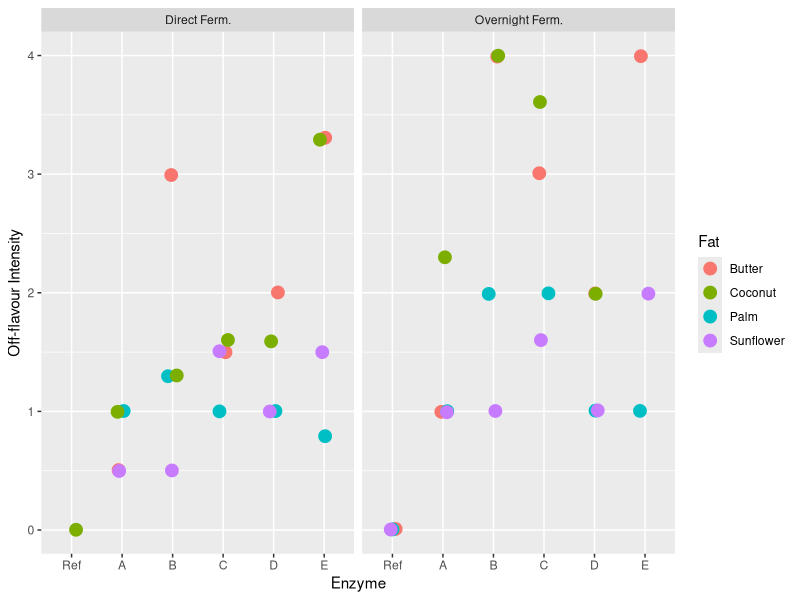
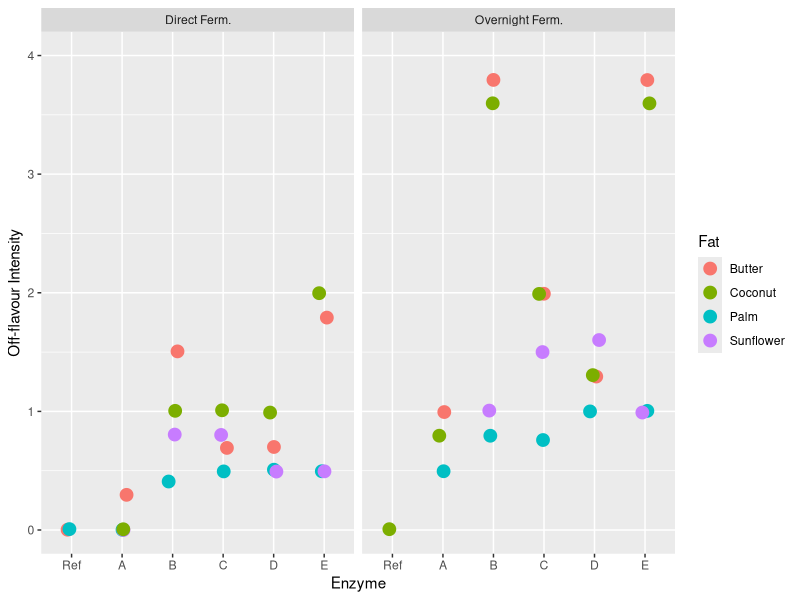
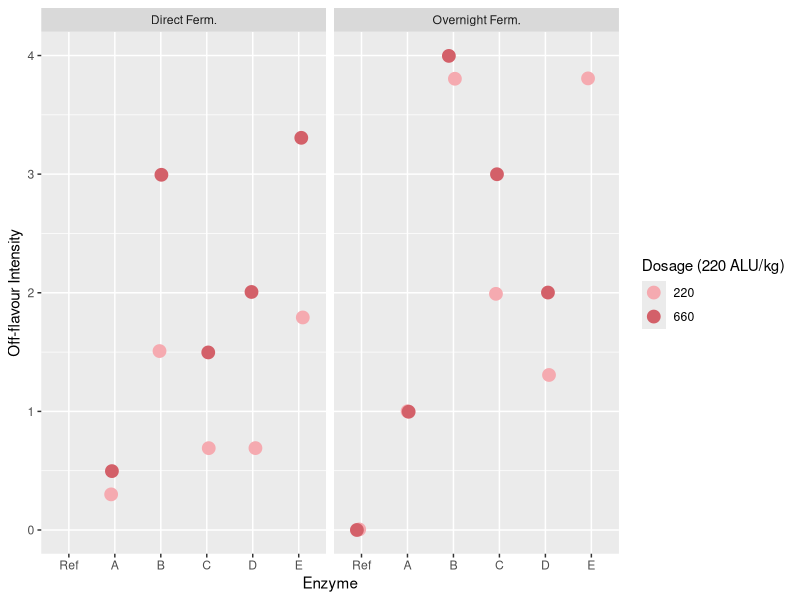
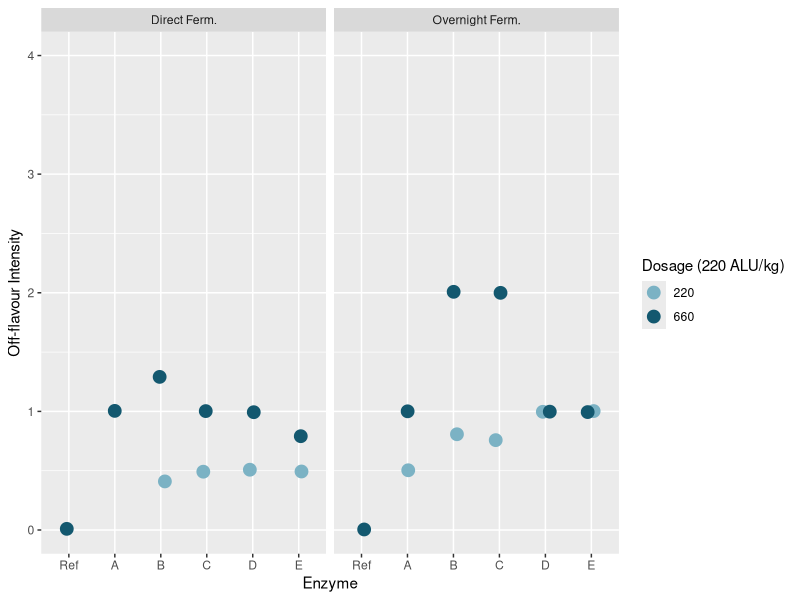
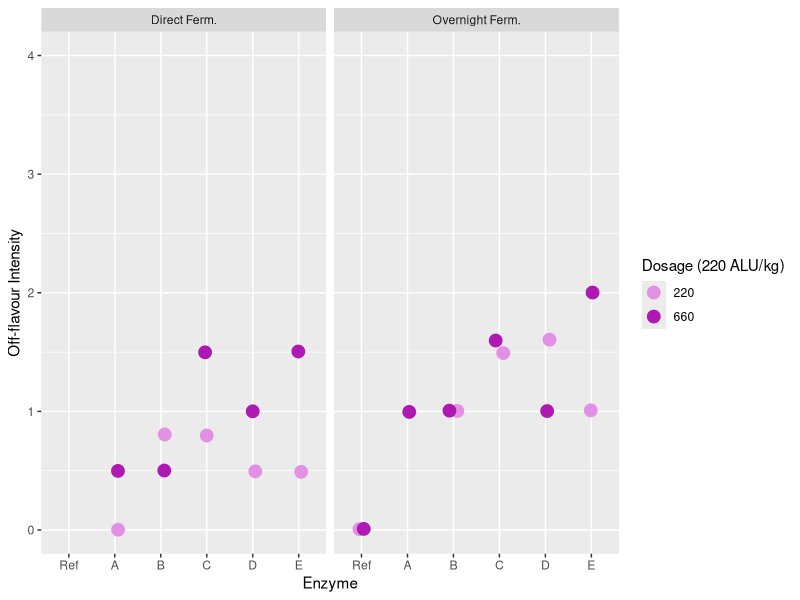
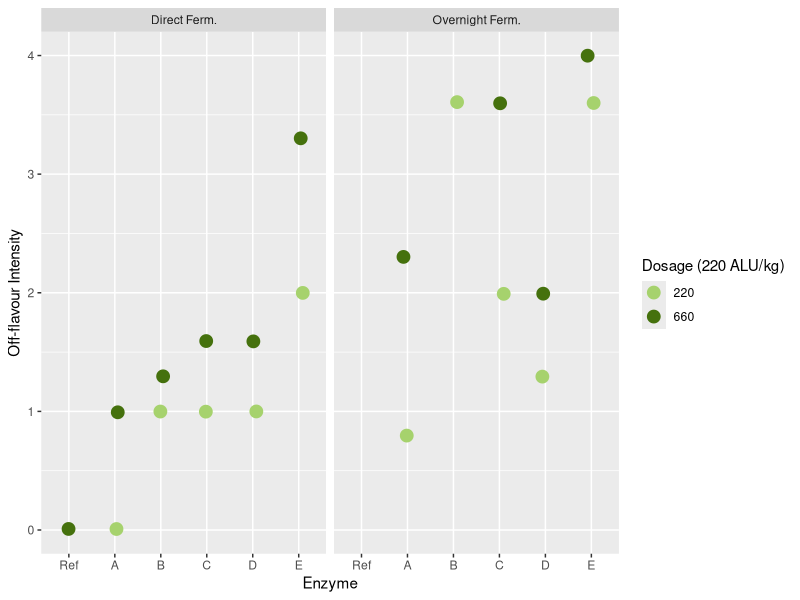

These charts were generated, in order, by the following R code: (Note: this script raises an error after producing the figures.)
#######Library##############
getwd()
library(readxl)
library(readr)
library(ggplot2)
library(tidyr)
library(tidyverse)
library(ggpubr)
library(purrr)

######Import Data frame (Excel)#######
Off_flavour_Data <- read_excel("Off_flavour_Data.xlsx")
Off_flavour_Data <- select(Off_flavour_Data, Enzyme, Fat, Dosage, Fermentation, Intensity_mean)

#strings
Off_flavour_Data$Enzyme <- as.factor(Off_flavour_Data$Enzyme)
Off_flavour_Data$Fat <- as.factor(Off_flavour_Data$Fat)
Off_flavour_Data$Fermentation <- as.factor(Off_flavour_Data$Fermentation)
Off_flavour_Data$Intensity_mean <- as.numeric(Off_flavour_Data$Intensity_mean)
Off_flavour_Data$Dosage <- as.factor(Off_flavour_Data$Dosage)


######Data Visualization (1)#######

###660
Off_flavour_660 <- Off_flavour_Data %>% filter(Dosage == 660) 
ggplot(Off_flavour_660, aes(x=Enzyme, y=Intensity_mean, colour=Fat))+        
  geom_point(position=position_jitter(h=0.01, w=0.1), size = 4)+
  ylab("Off-flavour Intensity")+
  facet_grid(cols = vars(Fermentation))+
  theme(plot.title = element_text(hjust = 0.5))+
  scale_x_discrete(limits=c("Ref","A","B","C","D","E"))+
  ylim(0,4)


###220
Off_flavour_220 <- Off_flavour_Data %>% filter(Dosage == 220)
ggplot(Off_flavour_220, aes(x=Enzyme, y=Intensity_mean, colour=Fat))+
  geom_point(position=position_jitter(h=0.01, w=0.1), size = 4)+
  ylab("Off-flavour Intensity")+
  facet_grid(cols = vars(Fermentation))+
  theme(plot.title = element_text(hjust = 0.5))+
  scale_x_discrete(limits=c("Ref","A","B","C","D","E"))+
  ylim(0,4)



######Data Visualization (2)#######

###BUTTER
Off_flavour_Butter <- Off_flavour_Data %>% filter(Fat == "Butter")
ggplot(Off_flavour_Butter, aes(x=Enzyme, y=Intensity_mean, colour=Dosage))+
  geom_point(position=position_jitter(h=0.01, w=0.1), size = 4)+
  facet_grid(cols = vars(Fermentation))+
  scale_colour_manual(values=c("#F5AAB0","#D36069"))+ 
  ylab("Off-flavour Intensity")+
  labs(colour = "Dosage (220 ALU/kg)")+
  theme(plot.title = element_text(hjust = 0.5))+
  scale_x_discrete(limits=c("Ref","A","B","C","D","E"))+
  ylim(0,4)

###Palm
Off_flavour_Palm <- Off_flavour_Data %>% filter(Fat == "Palm")
ggplot(Off_flavour_Palm, aes(x=Enzyme, y=Intensity_mean, colour=Dosage))+
  geom_point(position=position_jitter(h=0.01, w=0.1), size = 4)+
  facet_grid(cols = vars(Fermentation))+
  scale_colour_manual(values=c("#7BB2C4","#13586F"))+ 
  ylab("Off-flavour Intensity")+
  labs(colour = "Dosage (220 ALU/kg)")+
  theme(plot.title = element_text(hjust = 0.5))+
  scale_x_discrete(limits=c("Ref","A","B","C","D","E"))+
  ylim(0,4)

###Sunflower
Off_flavour_Sunflower <- Off_flavour_Data %>% filter(Fat == "Sunflower")
ggplot(Off_flavour_Sunflower, aes(x=Enzyme, y=Intensity_mean, colour=Dosage))+
  geom_point(position=position_jitter(h=0.01, w=0.1), size = 4)+
  facet_grid(cols = vars(Fermentation))+
  scale_colour_manual(values=c("#E190E4","#AE18B3"))+
  ylab("Off-flavour Intensity")+
  labs(colour = "Dosage (220 ALU/kg)")+
  labs(colour = "Dosage (220 ALU/kg)")+
  theme(plot.title = element_text(hjust = 0.5))+
  scale_x_discrete(limits=c("Ref","A","B","C","D","E"))+
  ylim(0,4)


###Coconut
Off_flavour_Coconut <- Off_flavour_Data %>% filter(Fat == "Coconut")
ggplot(Off_flavour_Coconut, aes(x=Enzyme, y=Intensity_mean, colour=Dosage))+
  geom_point(position=position_jitter(h=0.01, w=0.1), size = 4)+
  facet_grid(cols = vars(Fermentation))+
  scale_colour_manual(values=c("#A6D26D","#45710D"))+ 
  ylab("Off-flavour Intensity")+
  labs(colour = "Dosage (220 ALU/kg)")+
  theme(plot.title = element_text(hjust = 0.5))+
  scale_x_discrete(limits=c("Ref","A","B","C","D","E"))+
  ylim(0,4)



######ANOVA & T.test b/w Rounds of Panelists############

Off_flavour_panel <- read_excel("Off_flavour_Data.xlsx", sheet = "Butter_panel_of")
Off_flavour_panel$Enzyme.2 <- as.factor(Off_flavour_panel$Enzyme.2)
Off_flavour_panel$Round <- as.factor(Off_flavour_panel$Round)

compare_means(Intensity.avg~Round,
              data=Off_flavour_panel,
              method = "anova")

compare_means(Intensity.avg~Round,
              data=Off_flavour_panel,
              method = "t.test")

#Interpretation: There was no significant difference between average observations of the panelists in different rounds (p=0.52, ANOVA).
#Interpretation: The average observations of panelists showed no significant difference between round1 and round2 (p= 0.33), round1 and round3 (p= 0.82), and round2 and round3 (p= 0.43).


######Data Visualization (3)#######

#Butter_panel
butter_panel <- read_excel("Off_flavour_Data.xlsx", sheet = "Off_Intensity_panel")
butter_panel <- butter_panel %>% filter(Fat == "Butter")


#strings
butter_panel$Enzyme <- as.factor(butter_panel$Enzyme)
butter_panel$Fat <- as.factor(butter_panel$Fat)
butter_panel$Fermentation <- as.factor(butter_panel$Fermentation)
butter_panel$Intensity_mean <- as.numeric(butter_panel$Intensity_mean)
butter_panel$Dosage <- as.numeric(butter_panel$Dosage)


ggplot(butter_panel, aes(x=Enzyme, y=Intensity_mean, colour=Fermentation))+
  geom_point(position=position_jitter(h=0.01, w=0.1), size = 4)+
  scale_colour_manual(values=c("#F5AAB0","#D36069"))+ 
  ylab("Off-flavour Intensity")+
  labs(colour = "Dosage (220 ALU/kg)")+
  theme(plot.title = element_text(hjust = 0.5))+
  scale_x_discrete(limits=c("Ref","A","B","C","D","E","Ref-Ref"))+
  ylim(0,4)


#Palm_panel
palm_panel <- read_excel("Off_flavour_Data.xlsx", sheet = "Off_Intensity_panel")
palm_panel <- palm_panel %>% filter(Fat == "Palm")


#strings
palm_panel$Enzyme <- as.factor(palm_panel$Enzyme)
palm_panel$Fat <- as.factor(palm_panel$Fat)
palm_panel$Fermentation <- as.factor(palm_panel$Fermentation)
palm_panel$Intensity_mean <- as.numeric(palm_panel$Intensity_mean)
palm_panel$Dosage <- as.numeric(palm_panel$Dosage)


ggplot(palm_panel, aes(x=Enzyme, y=Intensity_mean, colour=Fermentation))+
  geom_point(position=position_jitter(h=0.01, w=0.1), size = 4)+
  scale_colour_manual(values=c("#7BB2C4","#13586F"))+ 
  ylab("Off-flavour Intensity")+
  labs(colour = "Dosage (220 ALU/kg)")+
  theme(plot.title = element_text(hjust = 0.5))+
  scale_x_discrete(limits=c("Ref","A","B","C","D","E","Ref-Ref"))+
  ylim(0,4)
